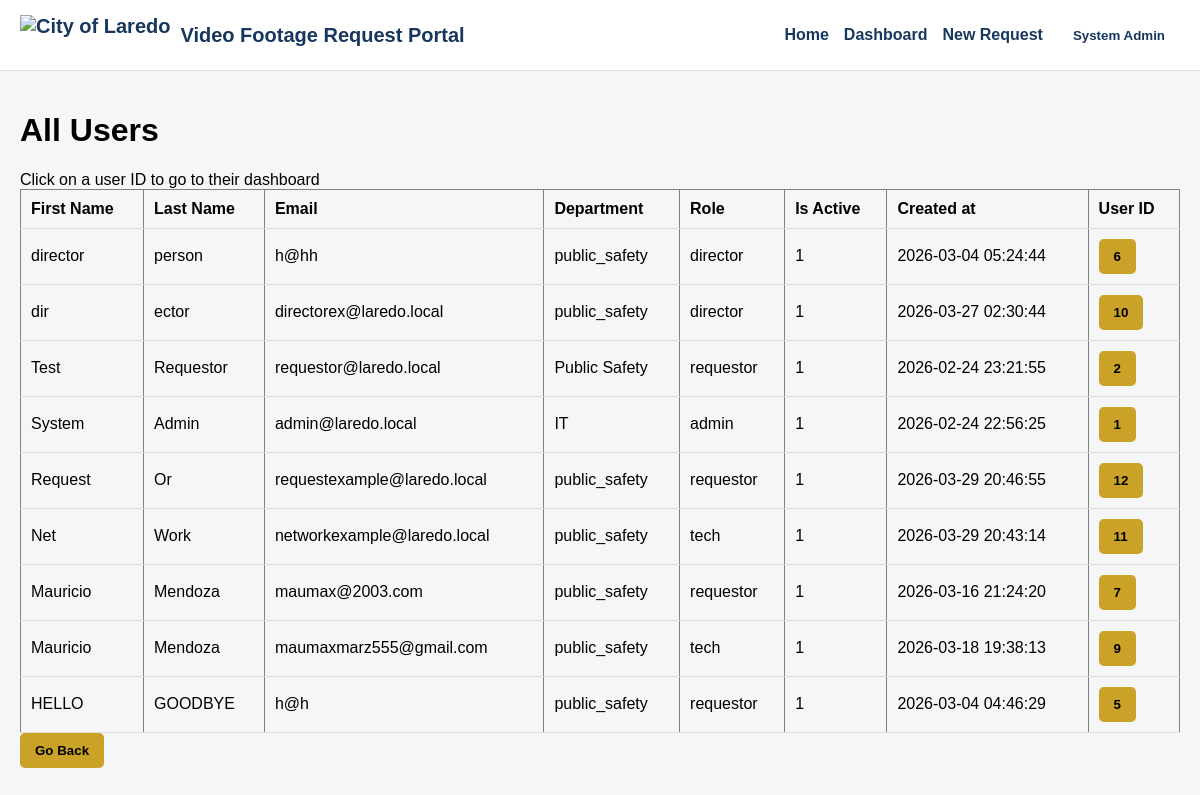
/admin/all_users (signed in), run on the app's committed database.
### tables this page shows
CREATE TABLE users (
  id INTEGER PRIMARY KEY AUTOINCREMENT,
  first_name TEXT NOT NULL,
  last_name  TEXT NOT NULL,
  email      TEXT NOT NULL UNIQUE,
  password_hash TEXT NOT NULL,
  role TEXT NOT NULL CHECK (role IN ('requestor','director','tech','admin')),
  department TEXT,
  is_active INTEGER NOT NULL DEFAULT 1,
  created_at TEXT NOT NULL DEFAULT (datetime('now')),
  updated_at TEXT NOT NULL DEFAULT (datetime('now'))
);

### app.py (the view)
    @app.route("/admin/all_users")
    @login_required
    @role_required("admin")
    def all_users():
        db = get_db()
        rows = db.execute(
            """
            SELECT first_name, last_name, email, department, role, is_active, created_at, id
            FROM users
            ORDER BY first_name DESC
            """
        ).fetchall()
        return render_template("all_users.html", users=rows)

### auth.py (called while the page is built)
def login_required(view):
    @wraps(view)
    def wrapped(*args, **kwargs):
        if session.get("user_id") is None:
            return redirect(url_for("login"))
        return view(*args, **kwargs)
    return wrapped

def role_required(*roles):
    def decorator(view):
        @wraps(view)
        def wrapped(*args, **kwargs):
            if session.get("user_id") is None:
                return redirect(url_for("login"))
            if session.get("role") not in roles:
                flash("You do not have permission to access that page.", "error")
                log_action("ACCESS_DENIED")
                return redirect(url_for("dashboard"))
            return view(*args, **kwargs)
        return wrapped
    return decorator

### db.py (called while the page is built)
def get_db():
    if "db" not in g:
        g.db = sqlite3.connect(current_app.config["DATABASE"])
        g.db.row_factory = sqlite3.Row
        g.db.execute("PRAGMA foreign_keys = ON;")
    return g.db

### templates/all_users.html (shortened to what this page needs)
{%extends "base.html"%}
{%block content%}
    <h1>All Users</h1>
    <div>
        <a>Click on a user ID to go to their dashboard</a>
    </div>
    {%if users%}
        <table border="1" cellpadding="6">
            <tr>
                <th>First Name</th>
                <th>Last Name</th>
                <th>Email</th>
                <th>Department</th>
                <th>Role</th>
                <th>Is Active</th>
                <th>Created at</th>
                <th>User ID</th>
            </tr>
            {% for r in users %}
                {% if r["role"] == requestor %}
                    {% set goto_link='requestor_dashboard' %}
                {% else %}
                    {% set goto_link = 'tech_dashboard' %}
                {% endif %}
                <tr>
                    <td>{{r["first_name"]}}</td>
                    <td>{{r["last_name"]}}</td>
                    <td>{{r["email"]}}</td>
                    <td>{{r["department"]}}</td>
                    <td>{{r["role"]}}</td>
                    <td>{{r["is_active"]}}</td>
                    <td>{{r["created_at"]}}</td>
                    <td>
                        <a href="{{url_for(goto_link)}}">
                            <button type="button">{{r["id"]}}</button>
                        </a>
                    </td>
                </tr>
            {% endfor %}
        </table>
    {%else%}
        <p>No active users</p>
    {%endif%}
    <a href="{{url_for('admin_dashboard')}}">
        <button type="button">Go Back</button>
    </a>
{%endblock%}

### templates/base.html (shortened to what this page needs)
<!DOCTYPE html>
<html lang="en">
<head>
</head>
<body>
    <div class="header">
        <div class="brand">
            <img src="{{ url_for('static', filename='img/uml01.png') }}" alt="City of Laredo" style="height:40px;">
            <span>Video Footage Request Portal</span>
        </div>
        {% if current_user %}
<div class="nav">
    <a href="/">Home</a>
    <a href="{{ url_for('requestor_dashboard') }}">Dashboard</a>
    <a href="{{ url_for('new_request') }}">New Request</a>
    <div class="user-menu" id="userMenu">
        <button type="button" class="user-toggle" onclick="toggleUserMenu()">
            {{ current_user["first_name"] }} {{ current_user["last_name"] }}
        </button>
    </div>
</div>
{% endif %}
    </div>
    <div class="{% block container_class %}container{% endblock %}">
        {% block content %}{% endblock %}
    </div>
</body>
</html>

### templates/base.html (style rules this page uses)
body { margin: 0; font-family: Arial, sans-serif; background: #f4f6f8; }
.header { background: white; padding: 15px 20px; display: flex; justify-content: space-between; align-items: center; border-bottom: 1px solid #ddd; }
.brand { font-weight: bold; color: #17375e; font-size: 20px; display: flex; align-items: center; gap: 10px; }
.nav { display: flex; align-items: center; gap: 15px; }
.nav a { text-decoration: none; color: #17375e; font-weight: bold; }
.container { padding: 20px; }
button { background: #c9a227; border: none; padding: 10px 15px; font-weight: bold; cursor: pointer; border-radius: 5px; }
table { width: 100%; border-collapse: collapse; }
th, td { padding: 10px; border-bottom: 1px solid #ddd; text-align: left; }
.user-menu { position: relative; display: inline-block; }
.user-toggle { display: flex; align-items: center; gap: 8px; background: none; border: none; cursor: pointer; font-weight: bold; color: #17375e; }

### data on the page
users: first_name "System", last_name "Admin", email "admin@laredo.local", department "IT", role "admin", is_active "1", created_at "2026-02-24 22:56:25", id "1"
users: first_name "director", last_name "person", email "h@hh", department "public_safety", role "director", is_active "1", created_at "2026-03-04 05:24:44", id "6"
users: first_name "dir", last_name "ector", email "directorex@laredo.local", department "public_safety", role "director", is_active "1", created_at "2026-03-27 02:30:44", id "10"
users: first_name "Test", last_name "Requestor", email "requestor@laredo.local", department "Public Safety", role "requestor", is_active "1", created_at "2026-02-24 23:21:55", id "2"
users: first_name "Request", last_name "Or", email "requestexample@laredo.local", department "public_safety", role "requestor", is_active "1", created_at "2026-03-29 20:46:55", id "12"
users: first_name "Net", last_name "Work", email "networkexample@laredo.local", department "public_safety", role "tech", is_active "1", created_at "2026-03-29 20:43:14", id "11"
users: first_name "Mauricio", last_name "Mendoza", email "maumax@2003.com", department "public_safety", role "requestor", is_active "1", created_at "2026-03-16 21:24:20", id "7"
users: first_name "Mauricio", last_name "Mendoza", email "maumaxmarz555@gmail.com", department "public_safety", role "tech", is_active "1", created_at "2026-03-18 19:38:13", id "9"
users: first_name "HELLO", last_name "GOODBYE", email "h@h", department "public_safety", role "requestor", is_active "1", created_at "2026-03-04 04:46:29", id "5"
